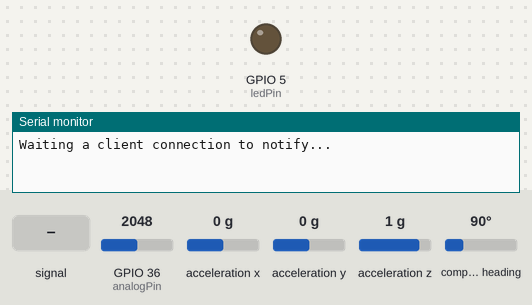
Recording of a program running on a simulated ESP32. Parts: output pins drawn as LEDs (lit = HIGH), the last lines printed to the serial monitor. The inputs (shaded band) are chosen by the test bench; at power-on: acceleration x 0 g, GPIO 36 (analogPin) = 2048, acceleration y 0 g, acceleration z 1 g, compass heading 90°. Nothing arrives over Bluetooth unless stated; a phone connects over Bluetooth LE 3 s after start.

Above: at 0.1 s.
At 14.4 s:
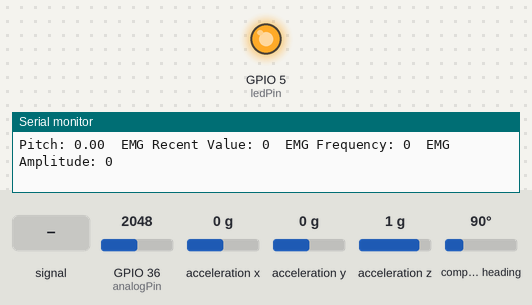
14.5 s: GPIO 36 (analogPin) fed a 200 Hz sine of ±327 counts around its level
17.5 s: acceleration x set to -1.4 g
20.5 s: GPIO 36 (analogPin) set to 2866
23.5 s: GPIO 36 (analogPin) fed a 2 Hz sine of ±1228 counts around its level
26.5 s: GPIO 36 (analogPin) fed a 1000 Hz sine of ±1023 counts around its level
29.5 s: acceleration x set to 0.8 g
Timing chart, 0 to 32.5 s (numbered marks = the images above; inputs shaded):
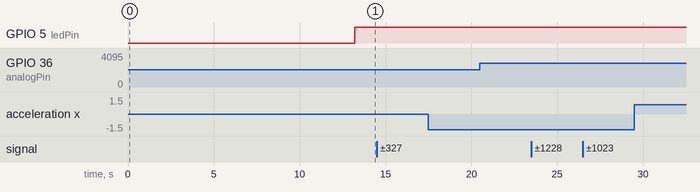

The program:

main.cpp
```cpp
#include <Arduino.h>

#include <BLEDevice.h>
#include <BLEServer.h>
#include <BLEUtils.h>
#include <BLE2902.h>
using namespace std;
#include <Adafruit_BNO055.h>
#include <Wire.h>
#include <Adafruit_Sensor.h>
#include <utility/imumaths.h>

#define BNO055_SAMPLERATE_DELAY_MS (100)

// Pins
int analogPin = 36; // potentiometer wiper (middle terminal) connected to analog pin 3
int ledPin = 5;

// EMG Data
int analogVal = 0;  // variable to store the value read
int average = 0;
float delayEMG = 0.2; // 0.2 =< delayEMG < 1 (Nyquist Freq)
int window = 100; // window*delayEMG <= delayIMU
int windowAvr = window*1000;
int frequency = 0;
int amplitude = 0;
bool posState = false;

// IMU Data
Adafruit_BNO055 bno = Adafruit_BNO055(55);
float pitch;
float threshHigh = 77; // Good Muscle Angle Region
float threshLow = 70; // Good Muscle Angle Region
float delayIMU = 20;

// BLE Packet
uint8_t sendData[12]; // pitch(float/4), frequency(int/4), amplitude(int/4)

bool first = true;

BLEServer *pServer = NULL;
bool deviceConnected = false;
bool oldDeviceConnected = false;

// See the following for generating UUIDs:
// https://www.uuidgenerator.net/

#define SERVICE_UUID "4fafc201-1fb5-459e-8fcc-c5c9c331914c"
#define CHARACTERISTIC_UUID "beb5483e-36e1-4688-b7f5-ea07361b26a9"

class MyServerCallbacks : public BLEServerCallbacks
{
    void onConnect(BLEServer *pServer)
    {
        deviceConnected = true;
    };

    void onDisconnect(BLEServer *pServer)
    {
        deviceConnected = false;
    }
};

BLECharacteristic *pCharacteristic;

void setup()
{
    pinMode(analogPin, INPUT);
    pinMode(ledPin, OUTPUT);
    Serial.begin(9600);

    // Create the BLE Device
    BLEDevice::init("PostureBelt");

    // Create the BLE Server
    pServer = BLEDevice::createServer();
    pServer->setCallbacks(new MyServerCallbacks());

    // Create the BLE Service
    BLEService *pService = pServer->createService(SERVICE_UUID);

    // Create a BLE Characteristic
    pCharacteristic = pService->createCharacteristic(
        CHARACTERISTIC_UUID,
        BLECharacteristic::PROPERTY_READ |
            BLECharacteristic::PROPERTY_WRITE |
            BLECharacteristic::PROPERTY_NOTIFY |
            BLECharacteristic::PROPERTY_INDICATE);

    // https://www.bluetooth.com/specifications/gatt/viewer?attributeXmlFile=org.bluetooth.descriptor.gatt.client_characteristic_configuration.xml
    // Create a BLE Descriptor
    pCharacteristic->addDescriptor(new BLE2902());

    // Start the service
    pService->start();

    // Start advertising
    pServer->getAdvertising()->start();
    Serial.println("Waiting a client connection to notify...");
    Wire.begin();
    delay(1000);
    bno.setMode(bno.OPERATION_MODE_IMUPLUS);
    delay(1000);

    for(int i = 0; i < windowAvr; i++) {
        average += analogRead(analogPin); // read the input pin
    }
    average /= (windowAvr);
    Serial.print("Average: ");
    Serial.println(average);
}


void loop()
{
    //Read EMG value
    frequency = 0;
    amplitude = 0;
    for(int i = 0; i < window; i++) { // calculating frequency and amplitude
        analogVal = analogRead(analogPin) - average; // read the input pin
        amplitude += analogVal*analogVal;
        if (analogVal > 0) {
            if (!posState) {
                frequency++;
            }
            posState = true;
        } else {
            if (posState) {
                frequency++;
            }
            posState = false;
        }
        delay(delayEMG);
    }

    pitch = bno.getVector(Adafruit_BNO055::VECTOR_EULER).y();
    /*
    Wire.beginTransmission(TCAADDR);
    Wire.write(1 << 0);
    Wire.endTransmission();
    */

    Serial.print("Pitch: ");
    Serial.print(pitch);
    Serial.print("\tEMG Recent Value: ");
    Serial.print(analogVal);
    Serial.print("\tEMG Frequency: ");
    Serial.print(frequency);
    Serial.print("\tEMG Amplitude: ");
    Serial.println(amplitude);

    //Build Packet
    sendData[0] = (float) pitch;
    sendData[4] = (float) frequency;
    sendData[8] = (float) amplitude;

    if (pitch > threshHigh)
    {
        digitalWrite(ledPin, HIGH);
    }
    else if (pitch > threshLow)
    {
        digitalWrite(ledPin, LOW);
    }
    else
    {
        digitalWrite(ledPin, HIGH);
    }

    // notify changed value
    if (deviceConnected)
    {
        pCharacteristic->setValue((uint8_t *)sendData, 12);
        pCharacteristic->notify();
        // value++;
        // delay(20); // bluetooth stack will go into congestion, if too many packets are sent
    }
    // disconnecting
    if (!deviceConnected && oldDeviceConnected)
    {
        delay(500);                  // give the bluetooth stack the chance to get things ready
        pServer->startAdvertising(); // restart advertising
        Serial.println("start advertising");
        oldDeviceConnected = deviceConnected;
    }
    // connecting
    if (deviceConnected && !oldDeviceConnected)
    {
        // do stuff here on connecting
        oldDeviceConnected = deviceConnected;
    }
    delay(delayIMU - (delayEMG*window));
}
```
